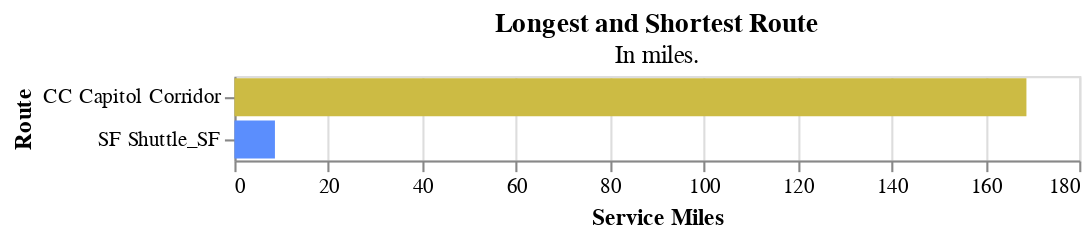

Write notebook code for a chart like this one.
### Code cell
try:
    longest_shortest_df = section1.shortest_longest_route(operator_route_map)
    display(
        section1.basic_bar_chart(
            longest_shortest_df,
            "Service Miles",
            "Route",
            readable_dict["longest_shortest_route"]["title"],
            readable_dict["longest_shortest_route"]["subtitle"],
        )
    )
except:
    pass

### Figure 1 — Vega-Lite specification as saved in the notebook (floating-point values rounded to 4 significant figures)
{"config": {"view": {"continuousWidth": 300, "continuousHeight": 300}}, "data": {"name": "data-b520069bd0da57b583df38395cd1521a"}, "mark": {"type": "bar"}, "encoding": {"color": {"field": "Route", "legend": null, "scale": {"range": ["#ccbb44", "#5b8efd", "#dd217d"]}, "title": "Route", "type": "nominal"}, "tooltip": [{"field": "Service Miles", "type": "quantitative"}, {"field": "Route", "type": "nominal"}], "x": {"field": "Service Miles", "title": "Service Miles", "type": "quantitative"}, "y": {"field": "Route", "title": "Route", "type": "nominal"}}, "title": {"text": ["Longest and Shortest Route"], "subtitle": ["In miles."]}, "width": 400, "$schema": "https://vega.github.io/schema/vega-lite/v5.17.0.json", "datasets": {"data-b520069bd0da57b583df38395cd1521a": [{"Route": "SF Shuttle_SF", "Service Miles": 8.63}, {"Route": "CC Capitol Corridor", "Service Miles": 168.8}]}}
